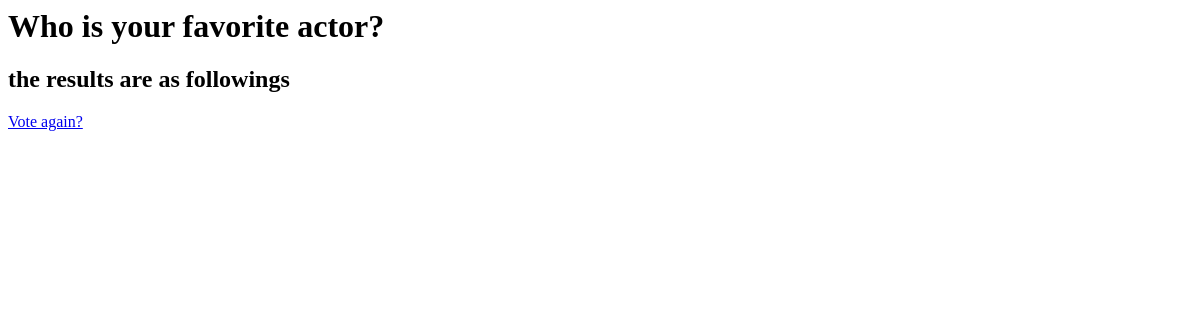
The app's page /polls/3/results/, older data.
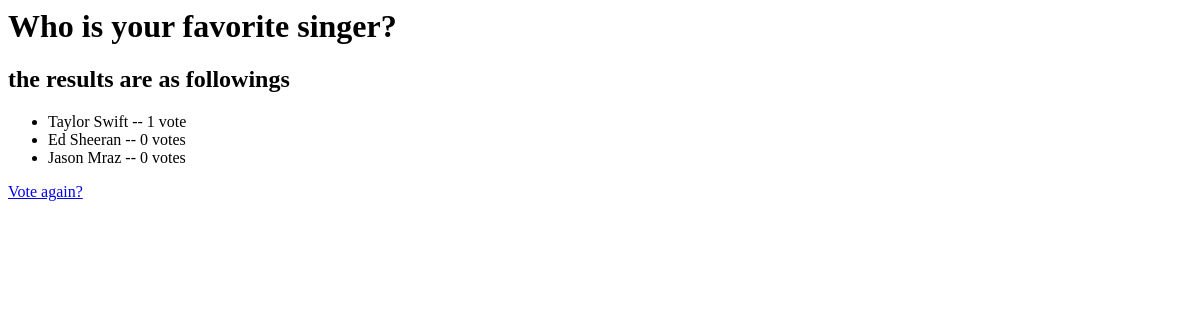
The same page, newer data.
### polls/models.py (models this page shows, shortened)
class Question(models.Model):
    question_text = models.CharField(max_length=200)
    pub_date = models.DateTimeField('date published')
    def was_published_recently(self):
        now = timezone.now()
        return now - datetime.timedelta(days=1) <= self.pub_date <= now
    was_published_recently.admin_order_field = 'pub_date'
    was_published_recently.boolean = True
    was_published_recently.short_description = 'Published recently?'

class Choice(models.Model):
    question = models.ForeignKey(Question, on_delete=models.CASCADE)
    choice_text = models.CharField(max_length=200)
    votes = models.IntegerField(default=0)

### polls/views.py (the view)
# urls.py: path('<int:pk>/results/', views.ResultsView.as_view(), name='results'),
class ResultsView(generic.DetailView):
    model = Question
    template_name = 'polls/results.html'

### polls/templates/polls/results.html
<h1>{{ question.question_text }}</h1>
<h2> the results are as followings </h2>
<ul>
{% for choice in question.choice_set.all %}
    <li>{{ choice.choice_text }} -- {{ choice.votes }} vote{{ choice.votes|pluralize }}</li>
{% endfor %}
</ul>
<a href="{% url 'polls:detail' question.id %}">Vote again?</a>

Row changes from the older to the newer data that the page shows:
changed Question: question_text "Who is your favorite actor?" → "Who is your favorite singer?"
added Choice: choice_text "Taylor Swift", votes "1"
added Choice: choice_text "Ed Sheeran", votes "0"
added Choice: choice_text "Jason Mraz", votes "0"
